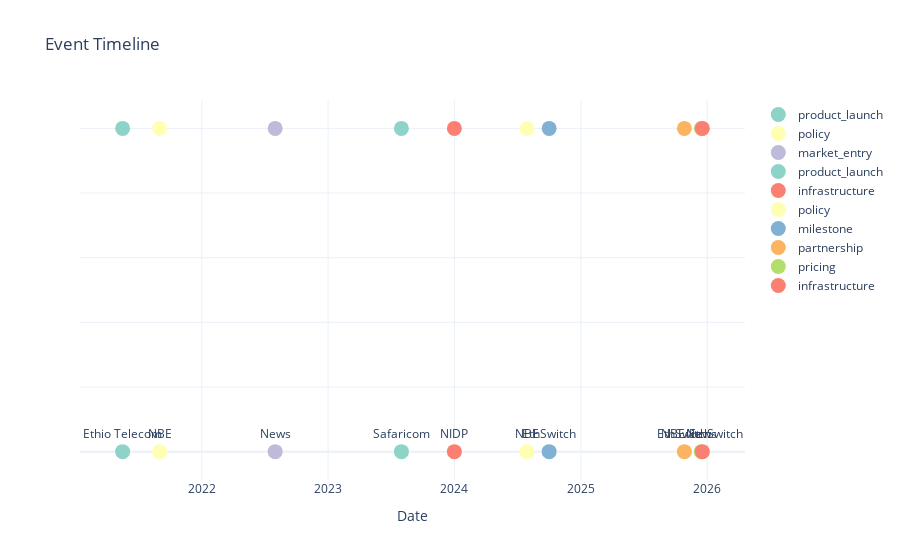

Notebook code for this chart:
### Markdown cell above
## 7. Event Timeline and Visual Analysis

Create a timeline visualization showing all cataloged events and overlay them on indicator trend charts to identify relationships.

### Code cell
# Get event timeline
events = eda.get_event_timeline()

if not events.empty:
    print("Event Timeline:")
    print(events.to_string())
    
    # Key events to investigate
    print("\n" + "=" * 80)
    print("KEY EVENTS TO INVESTIGATE")
    print("=" * 80)
    print("1. Telebirr launch (May 2021) - Did account ownership accelerate?")
    print("2. M-Pesa entry (Aug 2023) - Did mobile money accounts grow?")
    print("3. Safaricom market entry (Aug 2022) - What happened?")
    
    # Visualize
    if PLOTLY_AVAILABLE:
        fig = visualizer.plot_event_timeline()
        if fig:
            fig.show()
    else:
        # Fallback visualization
        plt.figure(figsize=(14, 6))
        for idx, event in events.iterrows():
            plt.axvline(x=event['event_date'], color='gray', linestyle='--', alpha=0.5)
            plt.text(event['event_date'], 0.5, event.get('category', 'Event'), 
                    rotation=90, ha='right', va='bottom')
        plt.title("Event Timeline")
        plt.xlabel("Date")
        plt.ylabel("")
        plt.tight_layout()
        plt.show()
else:
    print("No events found")

### Figure 1 — Plotly figure (JSON) as saved in the notebook; plotly's stock layout.template omitted (floating-point values rounded to 4 significant figures)
{"data": [{"marker": {"color": "rgb(141,211,199)", "size": 15}, "mode": "markers+text", "name": "product_launch", "text": ["Ethio Telecom"], "textposition": "top center", "type": "scatter", "x": ["2021-05-17T00:00:00", "2021-05-17T00:00:00"], "y": [0, 1]}, {"marker": {"color": "rgb(255,255,179)", "size": 15}, "mode": "markers+text", "name": "policy", "text": ["NBE"], "textposition": "top center", "type": "scatter", "x": ["2021-09-01T00:00:00", "2021-09-01T00:00:00"], "y": [0, 1]}, {"marker": {"color": "rgb(190,186,218)", "size": 15}, "mode": "markers+text", "name": "market_entry", "text": ["News"], "textposition": "top center", "type": "scatter", "x": ["2022-08-01T00:00:00", "2022-08-01T00:00:00"], "y": [0, 1]}, {"marker": {"color": "rgb(141,211,199)", "size": 15}, "mode": "markers+text", "name": "product_launch", "text": ["Safaricom"], "textposition": "top center", "type": "scatter", "x": ["2023-08-01T00:00:00", "2023-08-01T00:00:00"], "y": [0, 1]}, {"marker": {"color": "rgb(251,128,114)", "size": 15}, "mode": "markers+text", "name": "infrastructure", "text": ["NIDP"], "textposition": "top center", "type": "scatter", "x": ["2024-01-01T00:00:00", "2024-01-01T00:00:00"], "y": [0, 1]}, {"marker": {"color": "rgb(255,255,179)", "size": 15}, "mode": "markers+text", "name": "policy", "text": ["NBE"], "textposition": "top center", "type": "scatter", "x": ["2024-07-29T00:00:00", "2024-07-29T00:00:00"], "y": [0, 1]}, {"marker": {"color": "rgb(128,177,211)", "size": 15}, "mode": "markers+text", "name": "milestone", "text": ["EthSwitch"], "textposition": "top center", "type": "scatter", "x": ["2024-10-01T00:00:00", "2024-10-01T00:00:00"], "y": [0, 1]}, {"marker": {"color": "rgb(253,180,98)", "size": 15}, "mode": "markers+text", "name": "partnership", "text": ["EthSwitch"], "textposition": "top center", "type": "scatter", "x": ["2025-10-27T00:00:00", "2025-10-27T00:00:00"], "y": [0, 1]}, {"marker": {"color": "rgb(179,222,105)", "size": 15}, "mode": "markers+text", "name": "pricing", "text": ["News"], "textposition": "top center", "type": "scatter", "x": ["2025-12-15T00:00:00", "2025-12-15T00:00:00"], "y": [0, 1]}, {"marker": {"color": "rgb(251,128,114)", "size": 15}, "mode": "markers+text", "name": "infrastructure", "text": ["NBE/EthSwitch"], "textposition": "top center", "type": "scatter", "x": ["2025-12-18T00:00:00", "2025-12-18T00:00:00"], "y": [0, 1]}], "layout": {"showlegend": true, "title": {"text": "Event Timeline"}, "xaxis": {"title": {"text": "Date"}}, "yaxis": {"showticklabels": false, "title": {"text": ""}}}}
